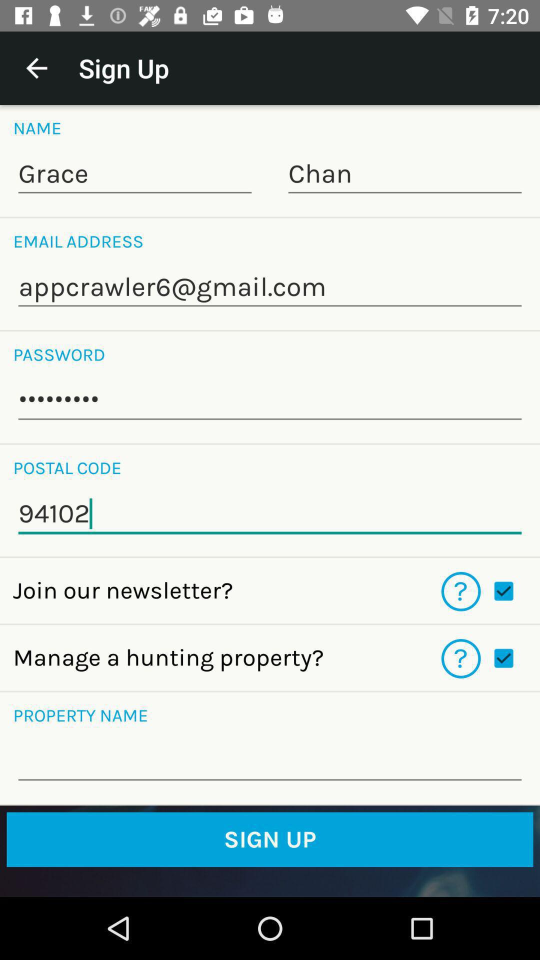
#> input picture OpenCV/LinePractice/pictures/9194.jpg, 1080 x 1920 px (shown at 1/2 size); its folder holds only this picture in this run
$ python HoughLinePractice.py
#> lines starting #> are read from the running program, lines starting #| are printed output that depends on the picture; after the words box and inside, x2 and y2 are one past the last pixel; in counts of white or black regions, pixels touching at a corner belong together
#!/usr/bin/env python
# -*- coding: utf-8 -*-
"""
@Author: Wang Yan
@ide: PyCharm
@Time : 2019/10/7 18:13
"""
import cv2
import os
import numpy as np


def nothing():
    pass


# 设置展示图像的窗口大小
cv2.namedWindow("canny", 0)
cv2.resizeWindow("canny", 400, 800)

cv2.namedWindow("rect", 0)
cv2.resizeWindow("rect", 400, 800)

# 将测试用的图片读入内存，放在数组中
file_list = os.listdir('pictures')
n = len(file_list)
img_list = []
for i in range(n):
    pic_path = "pictures/" + file_list[i]
    img = cv2.imread(pic_path)
#> img is the input picture: shape (1920, 1080, 3); mean B, G, R 196.6, 196.3, 184.7
    img_list.append(img)

# 设置canny参数初始值
canny_min = 60
canny_max = 130

# 创建滚动条
cv2.createTrackbar('canny_min', 'canny', canny_min, 255, nothing)
cv2.createTrackbar('canny_max', 'canny', canny_max, 255, nothing)
cv2.createTrackbar('pic_index', 'rect', 0, n - 1, nothing)
cv2.createTrackbar('minLineLength', 'rect', 0, 1000, nothing)
cv2.createTrackbar('maxLineGap', 'rect', 0, 100, nothing)

while True:
    i = cv2.getTrackbarPos('pic_index', 'rect')
    img = img_list[i]
    img_height, img_width = img.shape[:2]
#> img_height = 1920; img_width = 1080
    img_size = img_width * img_height
#> img_size = 2073600

    img1 = img
    # 对中值滤波后的图像做canny运算，得到二值图
    canny_min = cv2.getTrackbarPos('canny_min', 'canny')
    canny_max = cv2.getTrackbarPos('canny_max', 'canny')
    canny = cv2.Canny(img1, canny_min, canny_max)
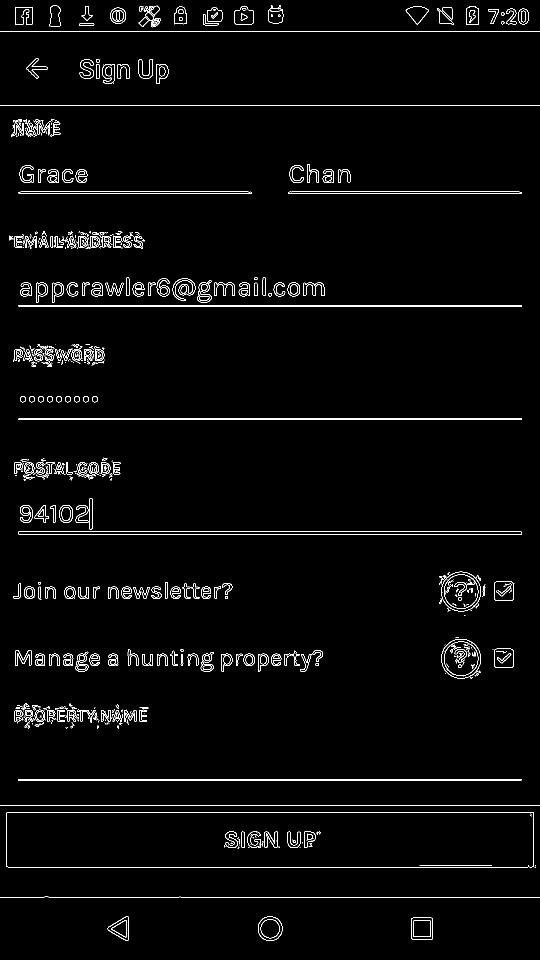
#> canny: shape (1920, 1080) (shown at 1/2 size); 2.2% white in thin lines or dots
    cv2.imshow('canny', canny)
    min_line = cv2.getTrackbarPos('minLineLength', 'rect')
    max_gap = cv2.getTrackbarPos('maxLineGap', 'rect')
    lines = cv2.HoughLinesP(image=canny, rho=1, theta=np.pi / 180, threshold=100, minLineLength=min_line, maxLineGap=max_gap)
#> lines = 613 rows, first 6: [37, 1068, 1043, 1068], [37, 1558, 1042, 1558], [14, 1624, 1066, 1624], [361, 1794, 1079, 1794], [37, 610, 1043, 610], [37, 1561, 1041, 1561]
    img2 = img.copy()
    if lines is not None:
        for i in range(len(lines)):
            print(lines[i])
            for x1, y1, x2, y2 in lines[i]:
                cv2.line(img2, (x1, y1), (x2, y2), (255, 0, 0), 5)
#> this loop made 613 passes
#| [[  37 1068 1043 1068]]
#| [[  37 1558 1042 1558]]
#| [[  14 1624 1066 1624]]
#| [[ 361 1794 1079 1794]]
#| [[  37  610 1043  610]]
#| [[  37 1561 1041 1561]]
#| [[  16 1734 1055 1734]]
#| [[   0 1611 1079 1611]]
#> (further printed lines are left out)
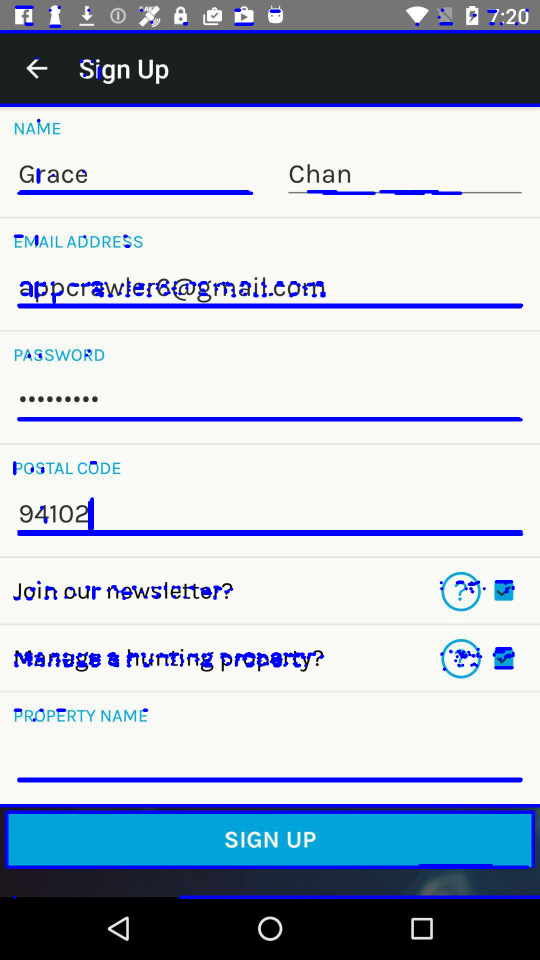
#> img2: shape (1920, 1080, 3) (shown at 1/2 size); 5.57% of pixels changed, all inside (x1, y1, x2, y2) = (0, 11, 1080, 1798)
    cv2.imshow("rect", img2)
    cv2.waitKey(30)

$ run again, on OpenCV/LinePractice/pictures/9285.jpg
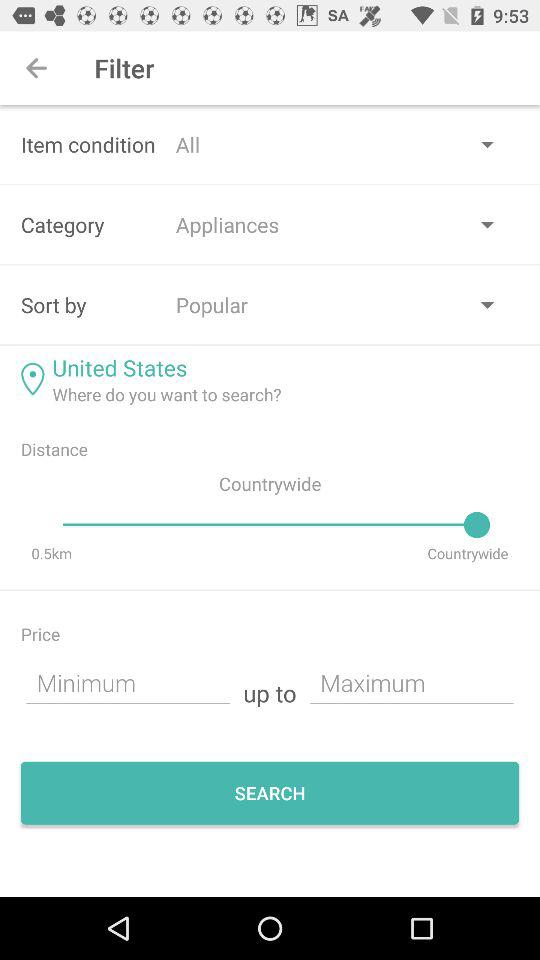
#> input picture OpenCV/LinePractice/pictures/9285.jpg, 540 x 960 px
#> img is the input picture: shape (960, 540, 3); mean B, G, R 229.9, 230.5, 223.3
#> `canny = cv2.Canny(img1, canny_min, canny_max)`:
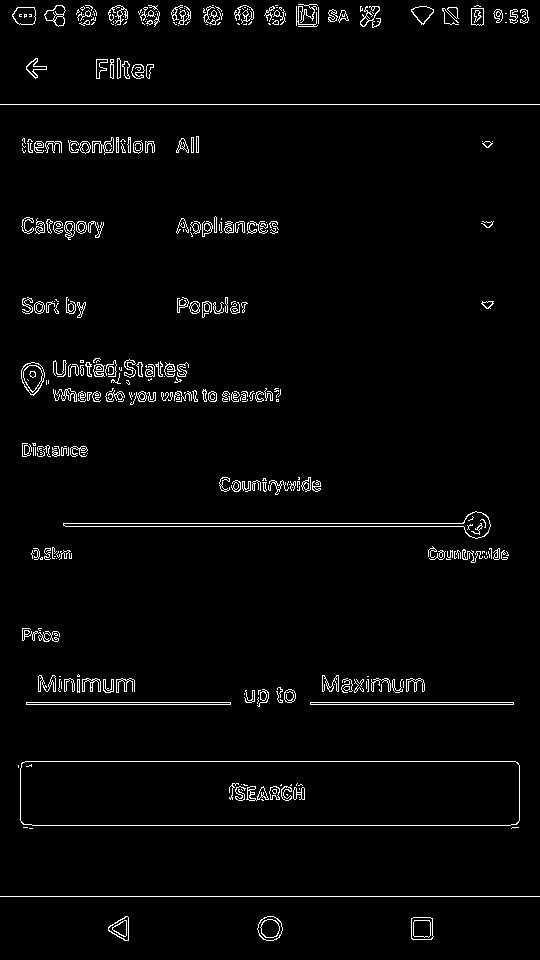
#> canny: shape (960, 540); 2.8% white in thin lines or dots
#> lines = 98 rows, first 6: [0, 896, 539, 896], [26, 702, 230, 702], [0, 104, 539, 104], [25, 761, 515, 761], [63, 523, 463, 523], [32, 825, 510, 825]
#> the loop `for i in range(len(lines)):` made 98 passes
#| [[  0 896 539 896]]
#| [[ 26 702 230 702]]
#| [[  0 104 539 104]]
#| [[ 25 761 515 761]]
#| [[ 63 523 463 523]]
#> (further printed lines are left out)
#> after the loop `for i in range(len(lines)):`:
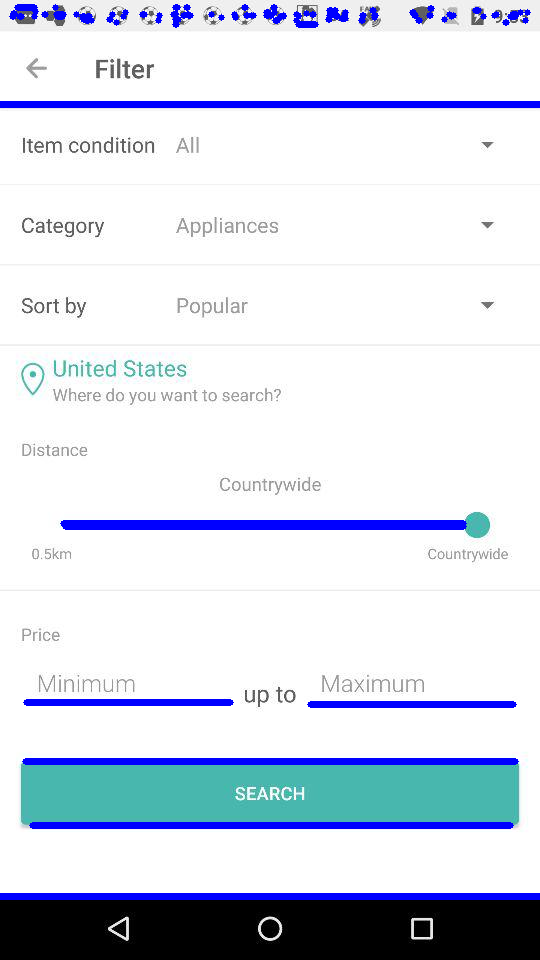
#> img2: shape (960, 540, 3); 4.66% of pixels changed, all inside (x1, y1, x2, y2) = (0, 4, 540, 900)

$ run again, on OpenCV/LinePractice/pictures/9397.jpg
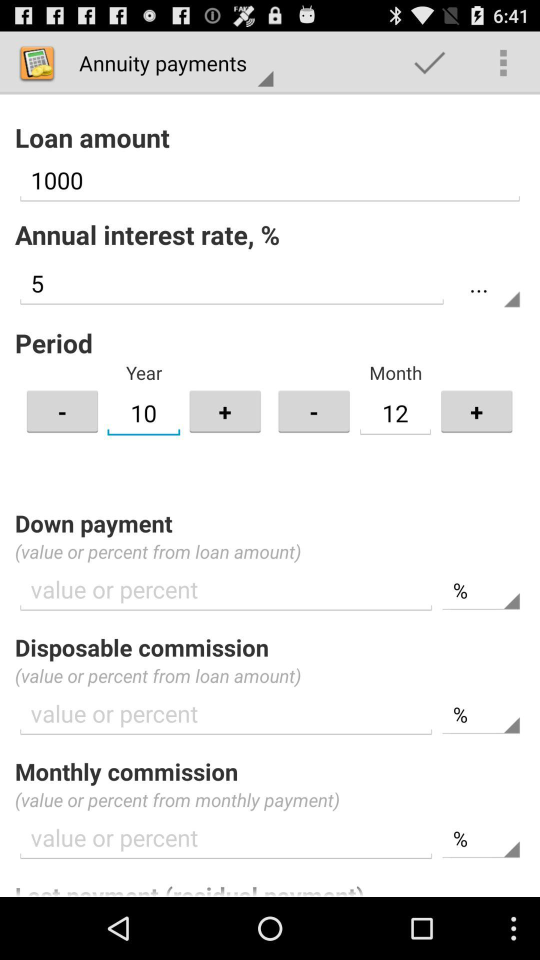
#> input picture OpenCV/LinePractice/pictures/9397.jpg, 1080 x 1920 px (shown at 1/2 size)
#> img is the input picture: shape (1920, 1080, 3); mean B, G, R 222.2, 222.3, 222.3
#> `canny = cv2.Canny(img1, canny_min, canny_max)`:
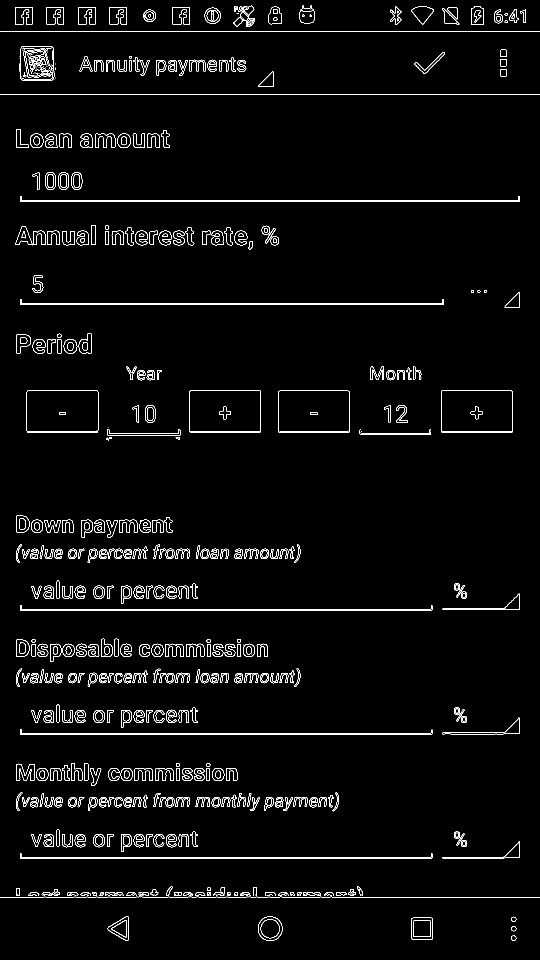
#> canny: shape (1920, 1080) (shown at 1/2 size); 2.7% white in thin lines or dots
#> lines = 1634 rows, first 6: [42, 400, 1037, 400], [0, 189, 1079, 189], [43, 607, 884, 607], [0, 63, 1079, 63], [664, 1794, 1079, 1794], [43, 1219, 861, 1219]
#> the loop `for i in range(len(lines)):` made 1634 passes
#| [[  42  400 1037  400]]
#| [[   0  189 1079  189]]
#| [[ 43 607 884 607]]
#| [[   0   63 1079   63]]
#| [[ 664 1794 1079 1794]]
#> (further printed lines are left out)
#> after the loop `for i in range(len(lines)):`:
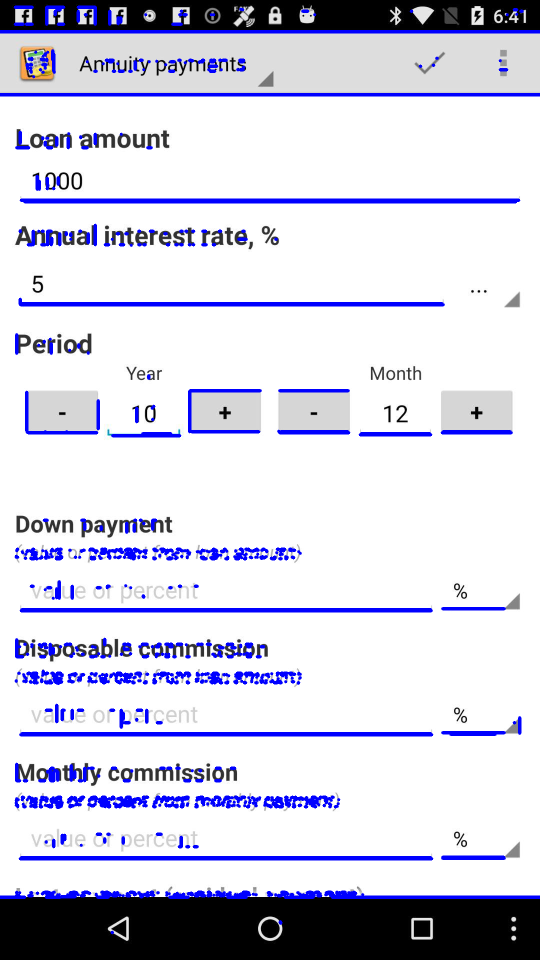
#> img2: shape (1920, 1080, 3) (shown at 1/2 size); 6.19% of pixels changed, all inside (x1, y1, x2, y2) = (0, 11, 1080, 1869)

$ run again, on OpenCV/LinePractice/pictures/9195.jpg
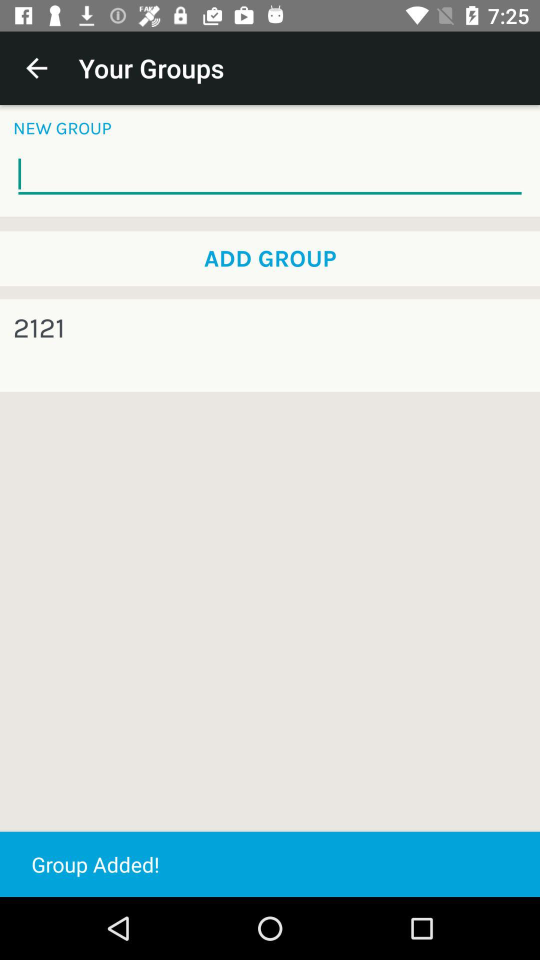
#> input picture OpenCV/LinePractice/pictures/9195.jpg, 1080 x 1920 px (shown at 1/2 size)
#> img is the input picture: shape (1920, 1080, 3); mean B, G, R 198, 198, 187.3
#> `canny = cv2.Canny(img1, canny_min, canny_max)`:
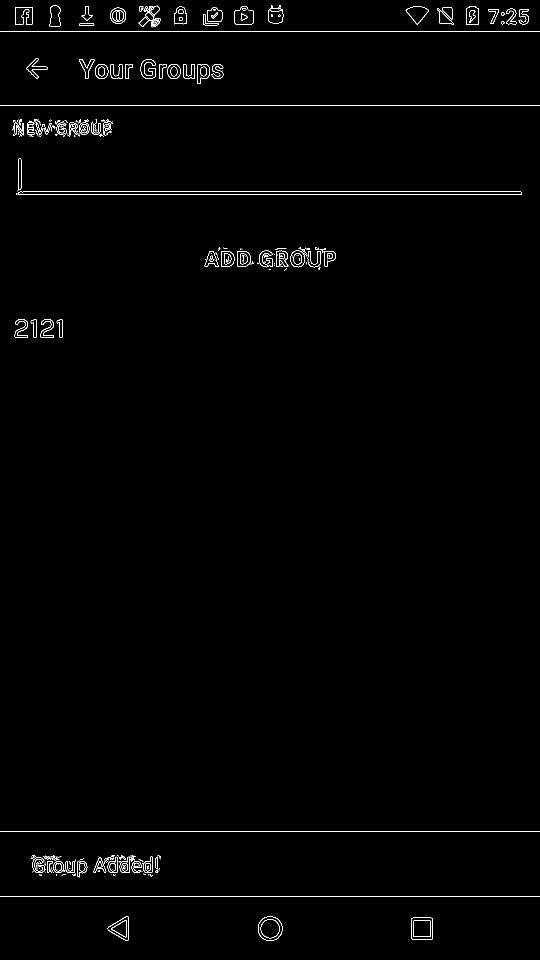
#> canny: shape (1920, 1080) (shown at 1/2 size); 0.87% white in thin lines or dots
#> lines = 26 rows, first 6: [0, 210, 1079, 210], [0, 1663, 1079, 1663], [0, 1793, 1079, 1793], [46, 383, 1041, 383], [37, 389, 1042, 389], [0, 63, 1079, 63]
#> the loop `for i in range(len(lines)):` made 26 passes
#| [[   0  210 1079  210]]
#| [[   0 1663 1079 1663]]
#| [[   0 1793 1079 1793]]
#| [[  46  383 1041  383]]
#| [[  37  389 1042  389]]
#> (further printed lines are left out)
#> after the loop `for i in range(len(lines)):`:
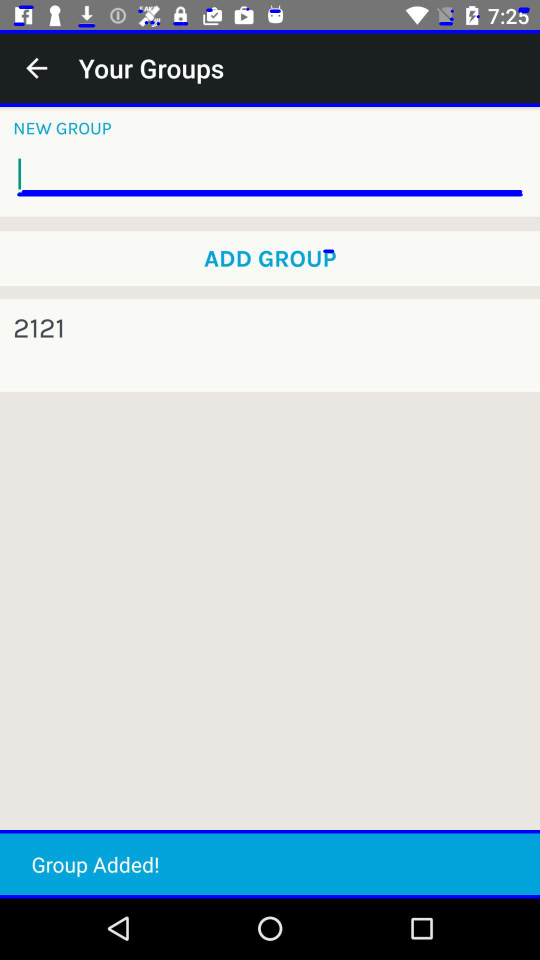
#> img2: shape (1920, 1080, 3) (shown at 1/2 size); 2.18% of pixels changed, all inside (x1, y1, x2, y2) = (0, 11, 1080, 1797)
